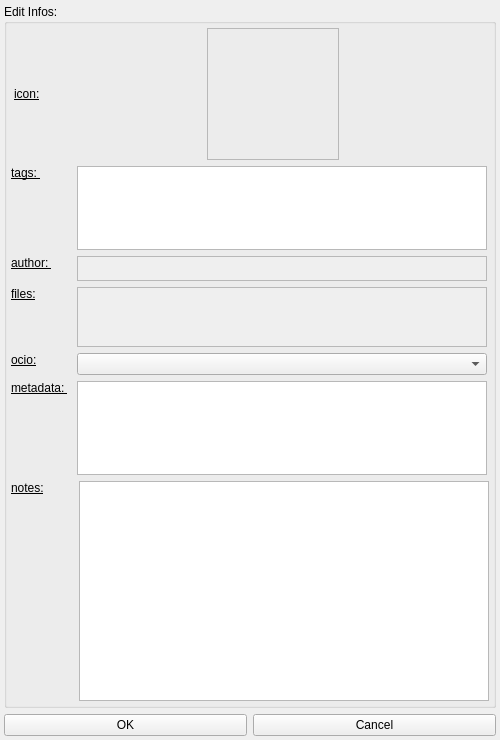
<?xml version="1.0" encoding="UTF-8"?>
<ui version="4.0">
 <class>sgEditInfos</class>
 <widget class="QWidget" name="sgEditInfos">
  <property name="windowModality">
   <enum>Qt::ApplicationModal</enum>
  </property>
  <property name="geometry">
   <rect>
    <x>0</x>
    <y>0</y>
    <width>500</width>
    <height>740</height>
   </rect>
  </property>
  <property name="sizePolicy">
   <sizepolicy hsizetype="Preferred" vsizetype="Preferred">
    <horstretch>0</horstretch>
    <verstretch>0</verstretch>
   </sizepolicy>
  </property>
  <property name="minimumSize">
   <size>
    <width>500</width>
    <height>740</height>
   </size>
  </property>
  <property name="maximumSize">
   <size>
    <width>508</width>
    <height>740</height>
   </size>
  </property>
  <property name="windowTitle">
   <string>Convert ui to python</string>
  </property>
  <layout class="QGridLayout" name="gridLayout">
   <property name="leftMargin">
    <number>4</number>
   </property>
   <property name="topMargin">
    <number>4</number>
   </property>
   <property name="rightMargin">
    <number>4</number>
   </property>
   <property name="bottomMargin">
    <number>4</number>
   </property>
   <item row="0" column="0">
    <widget class="QGroupBox" name="groupBox_sgEditInfos">
     <property name="title">
      <string>Edit Infos: </string>
     </property>
     <property name="alignment">
      <set>Qt::AlignLeading|Qt::AlignLeft|Qt::AlignTop</set>
     </property>
     <layout class="QVBoxLayout" name="verticalLayout_2">
      <property name="leftMargin">
       <number>4</number>
      </property>
      <property name="topMargin">
       <number>4</number>
      </property>
      <property name="rightMargin">
       <number>4</number>
      </property>
      <property name="bottomMargin">
       <number>4</number>
      </property>
      <item>
       <layout class="QHBoxLayout" name="horizontalLayout_2">
        <item>
         <widget class="QLabel" name="label_icon">
          <property name="minimumSize">
           <size>
            <width>60</width>
            <height>0</height>
           </size>
          </property>
          <property name="maximumSize">
           <size>
            <width>60</width>
            <height>16777215</height>
           </size>
          </property>
          <property name="font">
           <font>
            <underline>true</underline>
           </font>
          </property>
          <property name="text">
           <string>icon:</string>
          </property>
         </widget>
        </item>
        <item>
         <widget class="QLabel" name="label_iconleft">
          <property name="enabled">
           <bool>false</bool>
          </property>
          <property name="minimumSize">
           <size>
            <width>115</width>
            <height>0</height>
           </size>
          </property>
          <property name="maximumSize">
           <size>
            <width>115</width>
            <height>16777215</height>
           </size>
          </property>
          <property name="font">
           <font>
            <pointsize>1</pointsize>
           </font>
          </property>
          <property name="text">
           <string/>
          </property>
         </widget>
        </item>
        <item>
         <widget class="QFrame" name="frame">
          <property name="minimumSize">
           <size>
            <width>132</width>
            <height>132</height>
           </size>
          </property>
          <property name="maximumSize">
           <size>
            <width>132</width>
            <height>132</height>
           </size>
          </property>
          <property name="frameShape">
           <enum>QFrame::StyledPanel</enum>
          </property>
          <property name="frameShadow">
           <enum>QFrame::Raised</enum>
          </property>
          <layout class="QVBoxLayout" name="verticalLayout">
           <property name="leftMargin">
            <number>0</number>
           </property>
           <property name="topMargin">
            <number>0</number>
           </property>
           <property name="rightMargin">
            <number>0</number>
           </property>
           <property name="bottomMargin">
            <number>0</number>
           </property>
           <item>
            <widget class="QPushButton" name="pb_icon">
             <property name="minimumSize">
              <size>
               <width>128</width>
               <height>128</height>
              </size>
             </property>
             <property name="maximumSize">
              <size>
               <width>128</width>
               <height>128</height>
              </size>
             </property>
             <property name="cursor">
              <cursorShape>PointingHandCursor</cursorShape>
             </property>
             <property name="text">
              <string/>
             </property>
             <property name="flat">
              <bool>true</bool>
             </property>
            </widget>
           </item>
          </layout>
         </widget>
        </item>
        <item>
         <widget class="QLabel" name="label_iconright">
          <property name="minimumSize">
           <size>
            <width>135</width>
            <height>0</height>
           </size>
          </property>
          <property name="maximumSize">
           <size>
            <width>135</width>
            <height>16777215</height>
           </size>
          </property>
          <property name="text">
           <string/>
          </property>
         </widget>
        </item>
       </layout>
      </item>
      <item>
       <layout class="QHBoxLayout" name="horizontalLayout_3">
        <item>
         <widget class="QLabel" name="label_tags">
          <property name="minimumSize">
           <size>
            <width>60</width>
            <height>0</height>
           </size>
          </property>
          <property name="maximumSize">
           <size>
            <width>60</width>
            <height>16777215</height>
           </size>
          </property>
          <property name="font">
           <font>
            <underline>true</underline>
           </font>
          </property>
          <property name="text">
           <string>tags: </string>
          </property>
          <property name="alignment">
           <set>Qt::AlignLeading|Qt::AlignLeft|Qt::AlignTop</set>
          </property>
         </widget>
        </item>
        <item>
         <widget class="QTextEdit" name="textEdit_tags">
          <property name="sizePolicy">
           <sizepolicy hsizetype="Expanding" vsizetype="Maximum">
            <horstretch>0</horstretch>
            <verstretch>0</verstretch>
           </sizepolicy>
          </property>
          <property name="minimumSize">
           <size>
            <width>410</width>
            <height>0</height>
           </size>
          </property>
          <property name="maximumSize">
           <size>
            <width>410</width>
            <height>90</height>
           </size>
          </property>
          <property name="toolTip">
           <string>&lt;html&gt;&lt;head/&gt;&lt;body&gt;&lt;p&gt;Use: , as a separator&lt;/p&gt;&lt;/body&gt;&lt;/html&gt;</string>
          </property>
         </widget>
        </item>
       </layout>
      </item>
      <item>
       <layout class="QHBoxLayout" name="horizontalLayout_4">
        <item>
         <widget class="QLabel" name="label_author">
          <property name="minimumSize">
           <size>
            <width>60</width>
            <height>0</height>
           </size>
          </property>
          <property name="maximumSize">
           <size>
            <width>60</width>
            <height>16777215</height>
           </size>
          </property>
          <property name="font">
           <font>
            <underline>true</underline>
           </font>
          </property>
          <property name="text">
           <string>author: </string>
          </property>
          <property name="alignment">
           <set>Qt::AlignLeading|Qt::AlignLeft|Qt::AlignTop</set>
          </property>
         </widget>
        </item>
        <item>
         <widget class="QTextEdit" name="textEdit_author">
          <property name="enabled">
           <bool>false</bool>
          </property>
          <property name="sizePolicy">
           <sizepolicy hsizetype="Expanding" vsizetype="Maximum">
            <horstretch>0</horstretch>
            <verstretch>0</verstretch>
           </sizepolicy>
          </property>
          <property name="minimumSize">
           <size>
            <width>410</width>
            <height>25</height>
           </size>
          </property>
          <property name="maximumSize">
           <size>
            <width>410</width>
            <height>25</height>
           </size>
          </property>
         </widget>
        </item>
       </layout>
      </item>
      <item>
       <layout class="QHBoxLayout" name="horizontalLayout_5">
        <item>
         <widget class="QLabel" name="label_files">
          <property name="minimumSize">
           <size>
            <width>60</width>
            <height>0</height>
           </size>
          </property>
          <property name="maximumSize">
           <size>
            <width>60</width>
            <height>16777215</height>
           </size>
          </property>
          <property name="font">
           <font>
            <underline>true</underline>
           </font>
          </property>
          <property name="text">
           <string>files:</string>
          </property>
          <property name="alignment">
           <set>Qt::AlignLeading|Qt::AlignLeft|Qt::AlignTop</set>
          </property>
         </widget>
        </item>
        <item>
         <widget class="QTextEdit" name="textEdit_files">
          <property name="enabled">
           <bool>false</bool>
          </property>
          <property name="minimumSize">
           <size>
            <width>410</width>
            <height>60</height>
           </size>
          </property>
          <property name="maximumSize">
           <size>
            <width>410</width>
            <height>60</height>
           </size>
          </property>
         </widget>
        </item>
       </layout>
      </item>
      <item>
       <layout class="QHBoxLayout" name="horizontalLayout_6">
        <item>
         <widget class="QLabel" name="label_ocio">
          <property name="minimumSize">
           <size>
            <width>60</width>
            <height>0</height>
           </size>
          </property>
          <property name="maximumSize">
           <size>
            <width>60</width>
            <height>16777215</height>
           </size>
          </property>
          <property name="font">
           <font>
            <underline>true</underline>
           </font>
          </property>
          <property name="text">
           <string>ocio:</string>
          </property>
          <property name="alignment">
           <set>Qt::AlignLeading|Qt::AlignLeft|Qt::AlignTop</set>
          </property>
         </widget>
        </item>
        <item>
         <widget class="QComboBox" name="comboBox_ocio">
          <property name="minimumSize">
           <size>
            <width>410</width>
            <height>0</height>
           </size>
          </property>
          <property name="maximumSize">
           <size>
            <width>410</width>
            <height>16777215</height>
           </size>
          </property>
         </widget>
        </item>
       </layout>
      </item>
      <item>
       <layout class="QHBoxLayout" name="horizontalLayout_7">
        <item>
         <widget class="QLabel" name="label_meta">
          <property name="minimumSize">
           <size>
            <width>60</width>
            <height>0</height>
           </size>
          </property>
          <property name="maximumSize">
           <size>
            <width>60</width>
            <height>16777215</height>
           </size>
          </property>
          <property name="font">
           <font>
            <underline>true</underline>
           </font>
          </property>
          <property name="text">
           <string>metadata: </string>
          </property>
          <property name="alignment">
           <set>Qt::AlignLeading|Qt::AlignLeft|Qt::AlignTop</set>
          </property>
         </widget>
        </item>
        <item>
         <widget class="QTextEdit" name="textEdit_meta">
          <property name="sizePolicy">
           <sizepolicy hsizetype="Expanding" vsizetype="Maximum">
            <horstretch>0</horstretch>
            <verstretch>0</verstretch>
           </sizepolicy>
          </property>
          <property name="minimumSize">
           <size>
            <width>410</width>
            <height>80</height>
           </size>
          </property>
          <property name="maximumSize">
           <size>
            <width>410</width>
            <height>100</height>
           </size>
          </property>
         </widget>
        </item>
       </layout>
      </item>
      <item>
       <layout class="QHBoxLayout" name="horizontalLayout_8">
        <item>
         <widget class="QLabel" name="label_note">
          <property name="minimumSize">
           <size>
            <width>60</width>
            <height>0</height>
           </size>
          </property>
          <property name="font">
           <font>
            <underline>true</underline>
           </font>
          </property>
          <property name="text">
           <string>notes:</string>
          </property>
          <property name="alignment">
           <set>Qt::AlignLeading|Qt::AlignLeft|Qt::AlignTop</set>
          </property>
         </widget>
        </item>
        <item>
         <widget class="QTextEdit" name="textEdit_note">
          <property name="minimumSize">
           <size>
            <width>410</width>
            <height>220</height>
           </size>
          </property>
          <property name="maximumSize">
           <size>
            <width>410</width>
            <height>220</height>
           </size>
          </property>
         </widget>
        </item>
       </layout>
      </item>
     </layout>
    </widget>
   </item>
   <item row="1" column="0">
    <layout class="QHBoxLayout" name="horizontalLayout">
     <item>
      <widget class="QPushButton" name="pushButton_sgOkEditInfos">
       <property name="minimumSize">
        <size>
         <width>0</width>
         <height>0</height>
        </size>
       </property>
       <property name="text">
        <string>OK</string>
       </property>
      </widget>
     </item>
     <item>
      <widget class="QPushButton" name="pushButton_sgCancelEditInfos">
       <property name="text">
        <string>Cancel</string>
       </property>
      </widget>
     </item>
    </layout>
   </item>
  </layout>
 </widget>
 <resources/>
 <connections/>
</ui>
